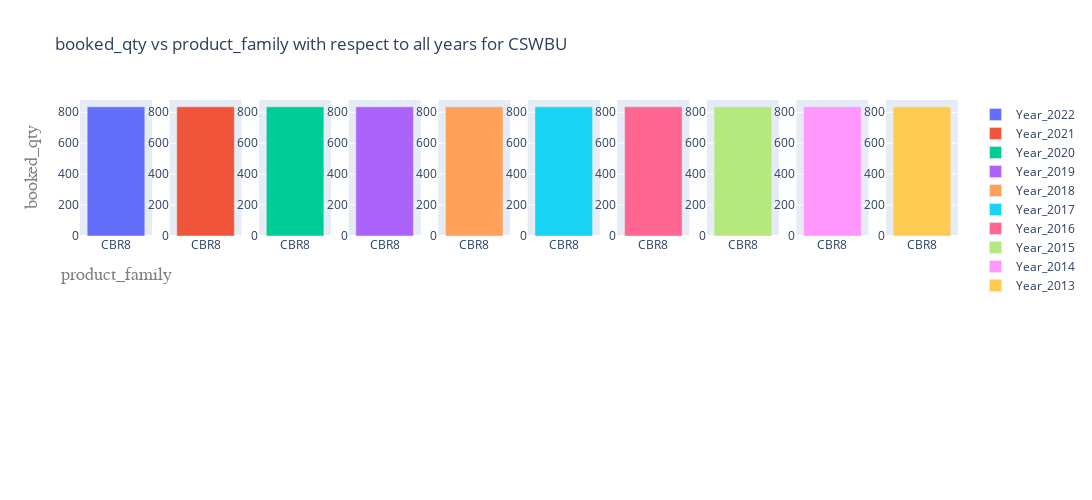
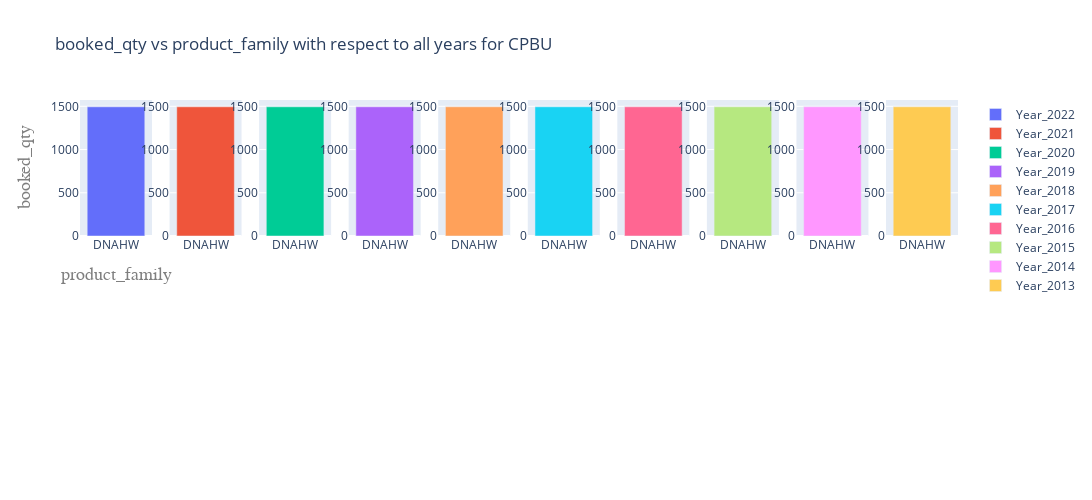
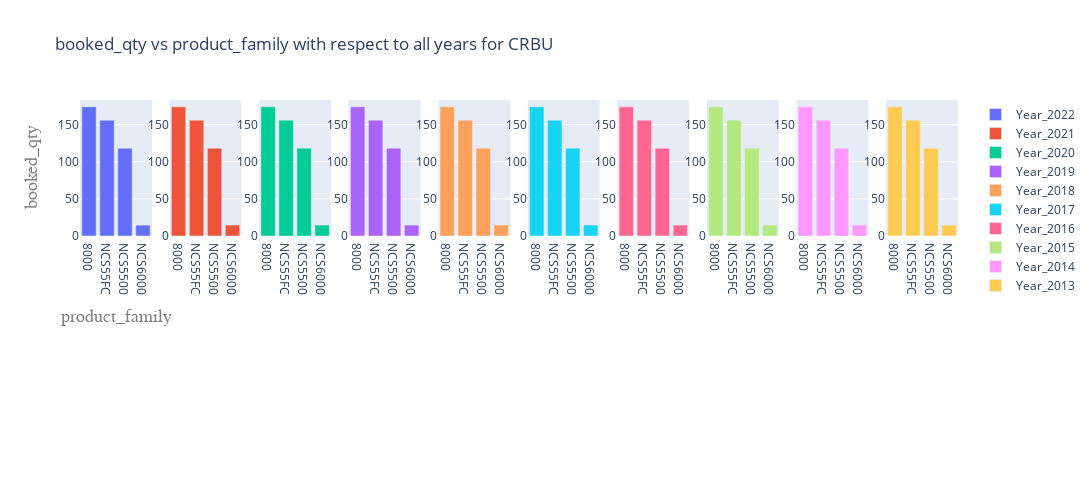
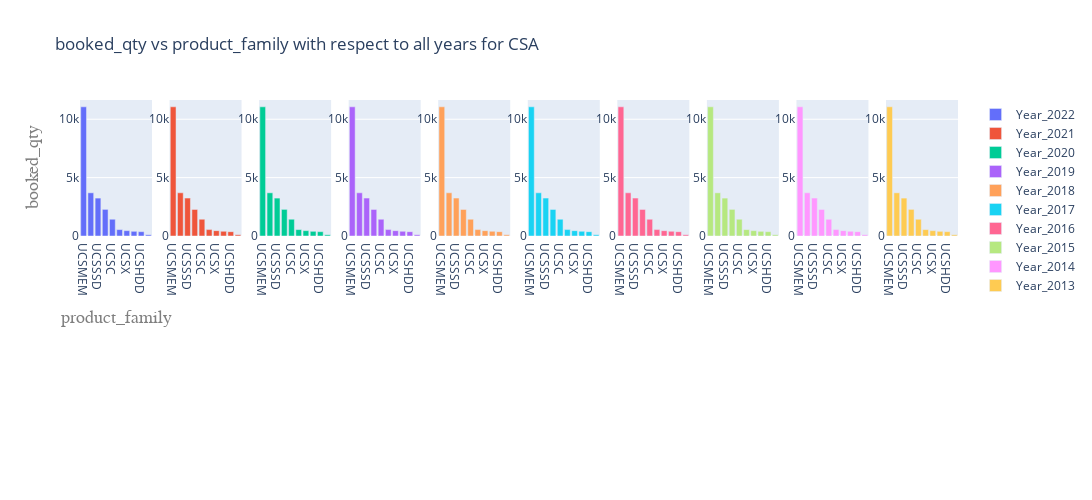

Write notebook code for charts like these, in order.
### Code cell
import plotly.offline as py
for i in range(0, len(business_unit)):
    BQ=pd.DataFrame(DataFrame[DataFrame['business_unit']== business_unit[i]])
    BQ_2013=BQ[BQ['year']=="2013"]
    print(BQ_2013)
    BQ_2013=pd.DataFrame(BQ.groupby('product_family', as_index=False)['booked_qty'].mean())
    BQ_2013= BQ_2013.sort_values('booked_qty', ascending=False)
    BQ_2014=BQ[BQ['year']=="2014"]
    BQ_2014=pd.DataFrame(BQ.groupby('product_family', as_index=False)['booked_qty'].mean())
    BQ_2014= BQ_2014.sort_values('booked_qty', ascending=False)
    BQ_2015=BQ[BQ['year']=="2015"]
    BQ_2015=pd.DataFrame(BQ.groupby('product_family', as_index=False)['booked_qty'].mean())
    BQ_2015= BQ_2015.sort_values('booked_qty', ascending=False)
    BQ_2016=BQ[BQ['year']=="2016"]
    BQ_2016=pd.DataFrame(BQ.groupby('product_family', as_index=False)['booked_qty'].mean())
    BQ_2016= BQ_2016.sort_values('booked_qty', ascending=False)
    BQ_2017=BQ[BQ['year']=="2017"]
    BQ_2017=pd.DataFrame(BQ.groupby('product_family', as_index=False)['booked_qty'].mean())
    BQ_2017= BQ_2017.sort_values('booked_qty', ascending=False)
    BQ_2018=BQ[BQ['year']=="2018"]
    BQ_2018=pd.DataFrame(BQ.groupby('product_family', as_index=False)['booked_qty'].mean())
    BQ_2018= BQ_2018.sort_values('booked_qty', ascending=False)
    BQ_2019=BQ[BQ['year']=="2019"]
    BQ_2019=pd.DataFrame(BQ.groupby('product_family', as_index=False)['booked_qty'].mean())
    BQ_2019= BQ_2019.sort_values('booked_qty', ascending=False)
    BQ_2020=BQ[BQ['year']=="2020"]
    BQ_2020=pd.DataFrame(BQ.groupby('product_family', as_index=False)['booked_qty'].mean())
    BQ_2020= BQ_2020.sort_values('booked_qty', ascending=False)
    BQ_2021=BQ[BQ['year']=="2021"]
    BQ_2021=pd.DataFrame(BQ.groupby('product_family', as_index=False)['booked_qty'].mean())
    BQ_2021= BQ_2021.sort_values('booked_qty', ascending=False)
    BQ_2022=BQ[BQ['year']=="2022"]
    BQ_2022=pd.DataFrame(BQ.groupby('product_family', as_index=False)['booked_qty'].mean())
    BQ_2022= BQ_2022.sort_values('booked_qty', ascending=False)
    trace1 = go.Bar(x=BQ_2013['product_family'],  y=BQ_2013['booked_qty'], name='Year_2013')
    trace2 = go.Bar(x=BQ_2014['product_family'],  y=BQ_2014['booked_qty'], name='Year_2014')
    trace3 = go.Bar(x=BQ_2015['product_family'],  y=BQ_2015['booked_qty'], name='Year_2015')
    trace4 = go.Bar(x=BQ_2016['product_family'],  y=BQ_2016['booked_qty'], name='Year_2016')
    trace5 = go.Bar(x=BQ_2017['product_family'],  y=BQ_2017['booked_qty'], name='Year_2017')
    trace6 = go.Bar(x=BQ_2018['product_family'],  y=BQ_2018['booked_qty'], name='Year_2018')
    trace7 = go.Bar(x=BQ_2019['product_family'],  y=BQ_2019['booked_qty'], name='Year_2019')
    trace8 = go.Bar(x=BQ_2020['product_family'],  y=BQ_2020['booked_qty'], name='Year_2020')
    trace9 = go.Bar(x=BQ_2021['product_family'],  y=BQ_2021['booked_qty'], name='Year_2021')
    trace10 = go.Bar(x=BQ_2022['product_family'],  y=BQ_2022['booked_qty'], name='Year_2022')
    fig = tools.make_subplots(rows=2, cols=10)
    fig.append_trace(trace10, 1, 1)
    fig.append_trace(trace9, 1, 2)
    fig.append_trace(trace8, 1, 3)
    fig.append_trace(trace7, 1, 4)
    fig.append_trace(trace6, 1, 5)
    fig.append_trace(trace5, 1, 6)
    fig.append_trace(trace4, 1, 7)
    fig.append_trace(trace3, 1, 8)
    fig.append_trace(trace2, 1, 9)
    fig.append_trace(trace1, 1, 10)
    layout=fig['layout'].update(height=500, width=1200, title='booked_qty vs product_family with respect to all years for '+ str (business_unit[i]),xaxis=dict(
        title='product_family',
        titlefont=dict(
            family='Courier New, monospace',
            size=18,
            color='#7f7f7f'
        )
    ),
    yaxis=dict(
        title='booked_qty',
        titlefont=dict(
            family='Courier New, monospace',
            size=18,
            color='#7f7f7f')))
    py.iplot(fig, filename='stacked-subplots')#, layout=layout)
    plot(fig, filename='stacked-subplots')

### Figure 1 — Plotly figure (JSON) as saved in the notebook; plotly's stock layout.template omitted (floating-point values rounded to 4 significant figures)
{"data": [{"name": "Year_2022", "type": "bar", "x": ["CBR8"], "xaxis": "x", "y": [835.5], "yaxis": "y"}, {"name": "Year_2021", "type": "bar", "x": ["CBR8"], "xaxis": "x2", "y": [835.5], "yaxis": "y2"}, {"name": "Year_2020", "type": "bar", "x": ["CBR8"], "xaxis": "x3", "y": [835.5], "yaxis": "y3"}, {"name": "Year_2019", "type": "bar", "x": ["CBR8"], "xaxis": "x4", "y": [835.5], "yaxis": "y4"}, {"name": "Year_2018", "type": "bar", "x": ["CBR8"], "xaxis": "x5", "y": [835.5], "yaxis": "y5"}, {"name": "Year_2017", "type": "bar", "x": ["CBR8"], "xaxis": "x6", "y": [835.5], "yaxis": "y6"}, {"name": "Year_2016", "type": "bar", "x": ["CBR8"], "xaxis": "x7", "y": [835.5], "yaxis": "y7"}, {"name": "Year_2015", "type": "bar", "x": ["CBR8"], "xaxis": "x8", "y": [835.5], "yaxis": "y8"}, {"name": "Year_2014", "type": "bar", "x": ["CBR8"], "xaxis": "x9", "y": [835.5], "yaxis": "y9"}, {"name": "Year_2013", "type": "bar", "x": ["CBR8"], "xaxis": "x10", "y": [835.5], "yaxis": "y10"}], "layout": {"height": 500, "title": {"text": "booked_qty vs product_family with respect to all years for CSWBU"}, "width": 1200, "xaxis": {"anchor": "y", "domain": [0, 0.082], "title": {"font": {"color": "#7f7f7f", "family": "Courier New, monospace", "size": 18}, "text": "product_family"}}, "xaxis10": {"anchor": "y10", "domain": [0.918, 1.0]}, "xaxis11": {"anchor": "y11", "domain": [0, 0.082]}, "xaxis12": {"anchor": "y12", "domain": [0.102, 0.184]}, "xaxis13": {"anchor": "y13", "domain": [0.204, 0.286]}, "xaxis14": {"anchor": "y14", "domain": [0.306, 0.388]}, "xaxis15": {"anchor": "y15", "domain": [0.408, 0.49]}, "xaxis16": {"anchor": "y16", "domain": [0.51, 0.592]}, "xaxis17": {"anchor": "y17", "domain": [0.612, 0.694]}, "xaxis18": {"anchor": "y18", "domain": [0.714, 0.796]}, "xaxis19": {"anchor": "y19", "domain": [0.816, 0.898]}, "xaxis2": {"anchor": "y2", "domain": [0.102, 0.184]}, "xaxis20": {"anchor": "y20", "domain": [0.918, 1.0]}, "xaxis3": {"anchor": "y3", "domain": [0.204, 0.286]}, "xaxis4": {"anchor": "y4", "domain": [0.306, 0.388]}, "xaxis5": {"anchor": "y5", "domain": [0.408, 0.49]}, "xaxis6": {"anchor": "y6", "domain": [0.51, 0.592]}, "xaxis7": {"anchor": "y7", "domain": [0.612, 0.694]}, "xaxis8": {"anchor": "y8", "domain": [0.714, 0.796]}, "xaxis9": {"anchor": "y9", "domain": [0.816, 0.898]}, "yaxis": {"anchor": "x", "domain": [0.575, 1], "title": {"font": {"color": "#7f7f7f", "family": "Courier New, monospace", "size": 18}, "text": "booked_qty"}}, "yaxis10": {"anchor": "x10", "domain": [0.575, 1]}, "yaxis11": {"anchor": "x11", "domain": [0, 0.425]}, "yaxis12": {"anchor": "x12", "domain": [0, 0.425]}, "yaxis13": {"anchor": "x13", "domain": [0, 0.425]}, "yaxis14": {"anchor": "x14", "domain": [0, 0.425]}, "yaxis15": {"anchor": "x15", "domain": [0, 0.425]}, "yaxis16": {"anchor": "x16", "domain": [0, 0.425]}, "yaxis17": {"anchor": "x17", "domain": [0, 0.425]}, "yaxis18": {"anchor": "x18", "domain": [0, 0.425]}, "yaxis19": {"anchor": "x19", "domain": [0, 0.425]}, "yaxis2": {"anchor": "x2", "domain": [0.575, 1]}, "yaxis20": {"anchor": "x20", "domain": [0, 0.425]}, "yaxis3": {"anchor": "x3", "domain": [0.575, 1]}, "yaxis4": {"anchor": "x4", "domain": [0.575, 1]}, "yaxis5": {"anchor": "x5", "domain": [0.575, 1]}, "yaxis6": {"anchor": "x6", "domain": [0.575, 1]}, "yaxis7": {"anchor": "x7", "domain": [0.575, 1]}, "yaxis8": {"anchor": "x8", "domain": [0.575, 1]}, "yaxis9": {"anchor": "x9", "domain": [0.575, 1]}}}

### Figure 2 — Plotly figure (JSON) as saved in the notebook; plotly's stock layout.template omitted (floating-point values rounded to 4 significant figures)
{"data": [{"name": "Year_2022", "type": "bar", "x": ["DNAHW"], "xaxis": "x", "y": [1494.0], "yaxis": "y"}, {"name": "Year_2021", "type": "bar", "x": ["DNAHW"], "xaxis": "x2", "y": [1494.0], "yaxis": "y2"}, {"name": "Year_2020", "type": "bar", "x": ["DNAHW"], "xaxis": "x3", "y": [1494.0], "yaxis": "y3"}, {"name": "Year_2019", "type": "bar", "x": ["DNAHW"], "xaxis": "x4", "y": [1494.0], "yaxis": "y4"}, {"name": "Year_2018", "type": "bar", "x": ["DNAHW"], "xaxis": "x5", "y": [1494.0], "yaxis": "y5"}, {"name": "Year_2017", "type": "bar", "x": ["DNAHW"], "xaxis": "x6", "y": [1494.0], "yaxis": "y6"}, {"name": "Year_2016", "type": "bar", "x": ["DNAHW"], "xaxis": "x7", "y": [1494.0], "yaxis": "y7"}, {"name": "Year_2015", "type": "bar", "x": ["DNAHW"], "xaxis": "x8", "y": [1494.0], "yaxis": "y8"}, {"name": "Year_2014", "type": "bar", "x": ["DNAHW"], "xaxis": "x9", "y": [1494.0], "yaxis": "y9"}, {"name": "Year_2013", "type": "bar", "x": ["DNAHW"], "xaxis": "x10", "y": [1494.0], "yaxis": "y10"}], "layout": {"height": 500, "title": {"text": "booked_qty vs product_family with respect to all years for CPBU"}, "width": 1200, "xaxis": {"anchor": "y", "domain": [0, 0.082], "title": {"font": {"color": "#7f7f7f", "family": "Courier New, monospace", "size": 18}, "text": "product_family"}}, "xaxis10": {"anchor": "y10", "domain": [0.918, 1.0]}, "xaxis11": {"anchor": "y11", "domain": [0, 0.082]}, "xaxis12": {"anchor": "y12", "domain": [0.102, 0.184]}, "xaxis13": {"anchor": "y13", "domain": [0.204, 0.286]}, "xaxis14": {"anchor": "y14", "domain": [0.306, 0.388]}, "xaxis15": {"anchor": "y15", "domain": [0.408, 0.49]}, "xaxis16": {"anchor": "y16", "domain": [0.51, 0.592]}, "xaxis17": {"anchor": "y17", "domain": [0.612, 0.694]}, "xaxis18": {"anchor": "y18", "domain": [0.714, 0.796]}, "xaxis19": {"anchor": "y19", "domain": [0.816, 0.898]}, "xaxis2": {"anchor": "y2", "domain": [0.102, 0.184]}, "xaxis20": {"anchor": "y20", "domain": [0.918, 1.0]}, "xaxis3": {"anchor": "y3", "domain": [0.204, 0.286]}, "xaxis4": {"anchor": "y4", "domain": [0.306, 0.388]}, "xaxis5": {"anchor": "y5", "domain": [0.408, 0.49]}, "xaxis6": {"anchor": "y6", "domain": [0.51, 0.592]}, "xaxis7": {"anchor": "y7", "domain": [0.612, 0.694]}, "xaxis8": {"anchor": "y8", "domain": [0.714, 0.796]}, "xaxis9": {"anchor": "y9", "domain": [0.816, 0.898]}, "yaxis": {"anchor": "x", "domain": [0.575, 1], "title": {"font": {"color": "#7f7f7f", "family": "Courier New, monospace", "size": 18}, "text": "booked_qty"}}, "yaxis10": {"anchor": "x10", "domain": [0.575, 1]}, "yaxis11": {"anchor": "x11", "domain": [0, 0.425]}, "yaxis12": {"anchor": "x12", "domain": [0, 0.425]}, "yaxis13": {"anchor": "x13", "domain": [0, 0.425]}, "yaxis14": {"anchor": "x14", "domain": [0, 0.425]}, "yaxis15": {"anchor": "x15", "domain": [0, 0.425]}, "yaxis16": {"anchor": "x16", "domain": [0, 0.425]}, "yaxis17": {"anchor": "x17", "domain": [0, 0.425]}, "yaxis18": {"anchor": "x18", "domain": [0, 0.425]}, "yaxis19": {"anchor": "x19", "domain": [0, 0.425]}, "yaxis2": {"anchor": "x2", "domain": [0.575, 1]}, "yaxis20": {"anchor": "x20", "domain": [0, 0.425]}, "yaxis3": {"anchor": "x3", "domain": [0.575, 1]}, "yaxis4": {"anchor": "x4", "domain": [0.575, 1]}, "yaxis5": {"anchor": "x5", "domain": [0.575, 1]}, "yaxis6": {"anchor": "x6", "domain": [0.575, 1]}, "yaxis7": {"anchor": "x7", "domain": [0.575, 1]}, "yaxis8": {"anchor": "x8", "domain": [0.575, 1]}, "yaxis9": {"anchor": "x9", "domain": [0.575, 1]}}}

### Figure 3 — Plotly figure (JSON) as saved in the notebook; plotly's stock layout.template omitted (floating-point values rounded to 4 significant figures)
{"data": [{"name": "Year_2022", "type": "bar", "x": ["8000", "NCS55FC", "NCS5500", "NCS6000"], "xaxis": "x", "y": [174.2, 156.1, 118.4, 14.7], "yaxis": "y"}, {"name": "Year_2021", "type": "bar", "x": ["8000", "NCS55FC", "NCS5500", "NCS6000"], "xaxis": "x2", "y": [174.2, 156.1, 118.4, 14.7], "yaxis": "y2"}, {"name": "Year_2020", "type": "bar", "x": ["8000", "NCS55FC", "NCS5500", "NCS6000"], "xaxis": "x3", "y": [174.2, 156.1, 118.4, 14.7], "yaxis": "y3"}, {"name": "Year_2019", "type": "bar", "x": ["8000", "NCS55FC", "NCS5500", "NCS6000"], "xaxis": "x4", "y": [174.2, 156.1, 118.4, 14.7], "yaxis": "y4"}, {"name": "Year_2018", "type": "bar", "x": ["8000", "NCS55FC", "NCS5500", "NCS6000"], "xaxis": "x5", "y": [174.2, 156.1, 118.4, 14.7], "yaxis": "y5"}, {"name": "Year_2017", "type": "bar", "x": ["8000", "NCS55FC", "NCS5500", "NCS6000"], "xaxis": "x6", "y": [174.2, 156.1, 118.4, 14.7], "yaxis": "y6"}, {"name": "Year_2016", "type": "bar", "x": ["8000", "NCS55FC", "NCS5500", "NCS6000"], "xaxis": "x7", "y": [174.2, 156.1, 118.4, 14.7], "yaxis": "y7"}, {"name": "Year_2015", "type": "bar", "x": ["8000", "NCS55FC", "NCS5500", "NCS6000"], "xaxis": "x8", "y": [174.2, 156.1, 118.4, 14.7], "yaxis": "y8"}, {"name": "Year_2014", "type": "bar", "x": ["8000", "NCS55FC", "NCS5500", "NCS6000"], "xaxis": "x9", "y": [174.2, 156.1, 118.4, 14.7], "yaxis": "y9"}, {"name": "Year_2013", "type": "bar", "x": ["8000", "NCS55FC", "NCS5500", "NCS6000"], "xaxis": "x10", "y": [174.2, 156.1, 118.4, 14.7], "yaxis": "y10"}], "layout": {"height": 500, "title": {"text": "booked_qty vs product_family with respect to all years for CRBU"}, "width": 1200, "xaxis": {"anchor": "y", "domain": [0, 0.082], "title": {"font": {"color": "#7f7f7f", "family": "Courier New, monospace", "size": 18}, "text": "product_family"}}, "xaxis10": {"anchor": "y10", "domain": [0.918, 1.0]}, "xaxis11": {"anchor": "y11", "domain": [0, 0.082]}, "xaxis12": {"anchor": "y12", "domain": [0.102, 0.184]}, "xaxis13": {"anchor": "y13", "domain": [0.204, 0.286]}, "xaxis14": {"anchor": "y14", "domain": [0.306, 0.388]}, "xaxis15": {"anchor": "y15", "domain": [0.408, 0.49]}, "xaxis16": {"anchor": "y16", "domain": [0.51, 0.592]}, "xaxis17": {"anchor": "y17", "domain": [0.612, 0.694]}, "xaxis18": {"anchor": "y18", "domain": [0.714, 0.796]}, "xaxis19": {"anchor": "y19", "domain": [0.816, 0.898]}, "xaxis2": {"anchor": "y2", "domain": [0.102, 0.184]}, "xaxis20": {"anchor": "y20", "domain": [0.918, 1.0]}, "xaxis3": {"anchor": "y3", "domain": [0.204, 0.286]}, "xaxis4": {"anchor": "y4", "domain": [0.306, 0.388]}, "xaxis5": {"anchor": "y5", "domain": [0.408, 0.49]}, "xaxis6": {"anchor": "y6", "domain": [0.51, 0.592]}, "xaxis7": {"anchor": "y7", "domain": [0.612, 0.694]}, "xaxis8": {"anchor": "y8", "domain": [0.714, 0.796]}, "xaxis9": {"anchor": "y9", "domain": [0.816, 0.898]}, "yaxis": {"anchor": "x", "domain": [0.575, 1], "title": {"font": {"color": "#7f7f7f", "family": "Courier New, monospace", "size": 18}, "text": "booked_qty"}}, "yaxis10": {"anchor": "x10", "domain": [0.575, 1]}, "yaxis11": {"anchor": "x11", "domain": [0, 0.425]}, "yaxis12": {"anchor": "x12", "domain": [0, 0.425]}, "yaxis13": {"anchor": "x13", "domain": [0, 0.425]}, "yaxis14": {"anchor": "x14", "domain": [0, 0.425]}, "yaxis15": {"anchor": "x15", "domain": [0, 0.425]}, "yaxis16": {"anchor": "x16", "domain": [0, 0.425]}, "yaxis17": {"anchor": "x17", "domain": [0, 0.425]}, "yaxis18": {"anchor": "x18", "domain": [0, 0.425]}, "yaxis19": {"anchor": "x19", "domain": [0, 0.425]}, "yaxis2": {"anchor": "x2", "domain": [0.575, 1]}, "yaxis20": {"anchor": "x20", "domain": [0, 0.425]}, "yaxis3": {"anchor": "x3", "domain": [0.575, 1]}, "yaxis4": {"anchor": "x4", "domain": [0.575, 1]}, "yaxis5": {"anchor": "x5", "domain": [0.575, 1]}, "yaxis6": {"anchor": "x6", "domain": [0.575, 1]}, "yaxis7": {"anchor": "x7", "domain": [0.575, 1]}, "yaxis8": {"anchor": "x8", "domain": [0.575, 1]}, "yaxis9": {"anchor": "x9", "domain": [0.575, 1]}}}

### Figure 4 — Plotly figure (JSON) as saved in the notebook; plotly's stock layout.template omitted (floating-point values rounded to 4 significant figures)
{"data": [{"name": "Year_2022", "type": "bar", "x": ["UCSMEM", "UCSB", "UCSSSD", "HXSSD", "UCSC", "UCSCPU", "UCSX", "UCST", "UCSHDD", "HXCPU"], "xaxis": "x", "y": [11070.0, 3699.0, 3247.0, 2280.0, 1435.0, 548.8, 458.2, 401.9, 372.1, 105.6], "yaxis": "y"}, {"name": "Year_2021", "type": "bar", "x": ["UCSMEM", "UCSB", "UCSSSD", "HXSSD", "UCSC", "UCSCPU", "UCSX", "UCST", "UCSHDD", "HXCPU"], "xaxis": "x2", "y": [11070.0, 3699.0, 3247.0, 2280.0, 1435.0, 548.8, 458.2, 401.9, 372.1, 105.6], "yaxis": "y2"}, {"name": "Year_2020", "type": "bar", "x": ["UCSMEM", "UCSB", "UCSSSD", "HXSSD", "UCSC", "UCSCPU", "UCSX", "UCST", "UCSHDD", "HXCPU"], "xaxis": "x3", "y": [11070.0, 3699.0, 3247.0, 2280.0, 1435.0, 548.8, 458.2, 401.9, 372.1, 105.6], "yaxis": "y3"}, {"name": "Year_2019", "type": "bar", "x": ["UCSMEM", "UCSB", "UCSSSD", "HXSSD", "UCSC", "UCSCPU", "UCSX", "UCST", "UCSHDD", "HXCPU"], "xaxis": "x4", "y": [11070.0, 3699.0, 3247.0, 2280.0, 1435.0, 548.8, 458.2, 401.9, 372.1, 105.6], "yaxis": "y4"}, {"name": "Year_2018", "type": "bar", "x": ["UCSMEM", "UCSB", "UCSSSD", "HXSSD", "UCSC", "UCSCPU", "UCSX", "UCST", "UCSHDD", "HXCPU"], "xaxis": "x5", "y": [11070.0, 3699.0, 3247.0, 2280.0, 1435.0, 548.8, 458.2, 401.9, 372.1, 105.6], "yaxis": "y5"}, {"name": "Year_2017", "type": "bar", "x": ["UCSMEM", "UCSB", "UCSSSD", "HXSSD", "UCSC", "UCSCPU", "UCSX", "UCST", "UCSHDD", "HXCPU"], "xaxis": "x6", "y": [11070.0, 3699.0, 3247.0, 2280.0, 1435.0, 548.8, 458.2, 401.9, 372.1, 105.6], "yaxis": "y6"}, {"name": "Year_2016", "type": "bar", "x": ["UCSMEM", "UCSB", "UCSSSD", "HXSSD", "UCSC", "UCSCPU", "UCSX", "UCST", "UCSHDD", "HXCPU"], "xaxis": "x7", "y": [11070.0, 3699.0, 3247.0, 2280.0, 1435.0, 548.8, 458.2, 401.9, 372.1, 105.6], "yaxis": "y7"}, {"name": "Year_2015", "type": "bar", "x": ["UCSMEM", "UCSB", "UCSSSD", "HXSSD", "UCSC", "UCSCPU", "UCSX", "UCST", "UCSHDD", "HXCPU"], "xaxis": "x8", "y": [11070.0, 3699.0, 3247.0, 2280.0, 1435.0, 548.8, 458.2, 401.9, 372.1, 105.6], "yaxis": "y8"}, {"name": "Year_2014", "type": "bar", "x": ["UCSMEM", "UCSB", "UCSSSD", "HXSSD", "UCSC", "UCSCPU", "UCSX", "UCST", "UCSHDD", "HXCPU"], "xaxis": "x9", "y": [11070.0, 3699.0, 3247.0, 2280.0, 1435.0, 548.8, 458.2, 401.9, 372.1, 105.6], "yaxis": "y9"}, {"name": "Year_2013", "type": "bar", "x": ["UCSMEM", "UCSB", "UCSSSD", "HXSSD", "UCSC", "UCSCPU", "UCSX", "UCST", "UCSHDD", "HXCPU"], "xaxis": "x10", "y": [11070.0, 3699.0, 3247.0, 2280.0, 1435.0, 548.8, 458.2, 401.9, 372.1, 105.6], "yaxis": "y10"}], "layout": {"height": 500, "title": {"text": "booked_qty vs product_family with respect to all years for CSA"}, "width": 1200, "xaxis": {"anchor": "y", "domain": [0, 0.082], "title": {"font": {"color": "#7f7f7f", "family": "Courier New, monospace", "size": 18}, "text": "product_family"}}, "xaxis10": {"anchor": "y10", "domain": [0.918, 1.0]}, "xaxis11": {"anchor": "y11", "domain": [0, 0.082]}, "xaxis12": {"anchor": "y12", "domain": [0.102, 0.184]}, "xaxis13": {"anchor": "y13", "domain": [0.204, 0.286]}, "xaxis14": {"anchor": "y14", "domain": [0.306, 0.388]}, "xaxis15": {"anchor": "y15", "domain": [0.408, 0.49]}, "xaxis16": {"anchor": "y16", "domain": [0.51, 0.592]}, "xaxis17": {"anchor": "y17", "domain": [0.612, 0.694]}, "xaxis18": {"anchor": "y18", "domain": [0.714, 0.796]}, "xaxis19": {"anchor": "y19", "domain": [0.816, 0.898]}, "xaxis2": {"anchor": "y2", "domain": [0.102, 0.184]}, "xaxis20": {"anchor": "y20", "domain": [0.918, 1.0]}, "xaxis3": {"anchor": "y3", "domain": [0.204, 0.286]}, "xaxis4": {"anchor": "y4", "domain": [0.306, 0.388]}, "xaxis5": {"anchor": "y5", "domain": [0.408, 0.49]}, "xaxis6": {"anchor": "y6", "domain": [0.51, 0.592]}, "xaxis7": {"anchor": "y7", "domain": [0.612, 0.694]}, "xaxis8": {"anchor": "y8", "domain": [0.714, 0.796]}, "xaxis9": {"anchor": "y9", "domain": [0.816, 0.898]}, "yaxis": {"anchor": "x", "domain": [0.575, 1], "title": {"font": {"color": "#7f7f7f", "family": "Courier New, monospace", "size": 18}, "text": "booked_qty"}}, "yaxis10": {"anchor": "x10", "domain": [0.575, 1]}, "yaxis11": {"anchor": "x11", "domain": [0, 0.425]}, "yaxis12": {"anchor": "x12", "domain": [0, 0.425]}, "yaxis13": {"anchor": "x13", "domain": [0, 0.425]}, "yaxis14": {"anchor": "x14", "domain": [0, 0.425]}, "yaxis15": {"anchor": "x15", "domain": [0, 0.425]}, "yaxis16": {"anchor": "x16", "domain": [0, 0.425]}, "yaxis17": {"anchor": "x17", "domain": [0, 0.425]}, "yaxis18": {"anchor": "x18", "domain": [0, 0.425]}, "yaxis19": {"anchor": "x19", "domain": [0, 0.425]}, "yaxis2": {"anchor": "x2", "domain": [0.575, 1]}, "yaxis20": {"anchor": "x20", "domain": [0, 0.425]}, "yaxis3": {"anchor": "x3", "domain": [0.575, 1]}, "yaxis4": {"anchor": "x4", "domain": [0.575, 1]}, "yaxis5": {"anchor": "x5", "domain": [0.575, 1]}, "yaxis6": {"anchor": "x6", "domain": [0.575, 1]}, "yaxis7": {"anchor": "x7", "domain": [0.575, 1]}, "yaxis8": {"anchor": "x8", "domain": [0.575, 1]}, "yaxis9": {"anchor": "x9", "domain": [0.575, 1]}}}
